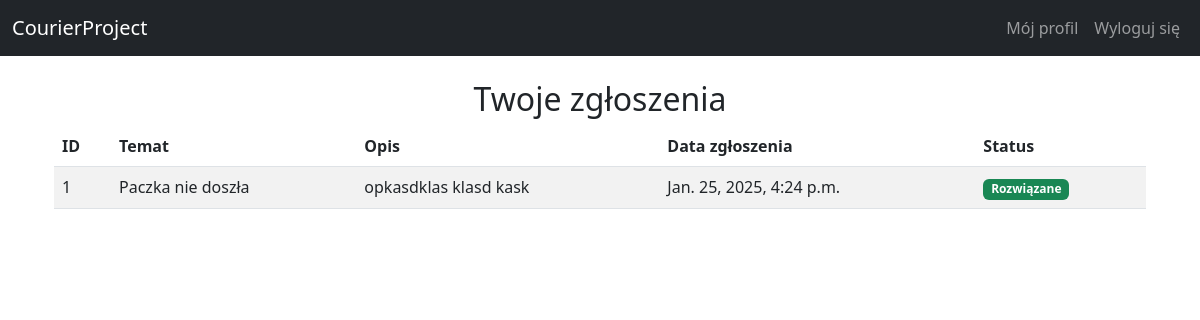
Page /support/list/ (signed in) on the committed database.
### apps/support/models.py (models this page shows, shortened)
class Ticket(models.Model):
    user = models.ForeignKey(settings.AUTH_USER_MODEL, on_delete=models.CASCADE, related_name='tickets')
    subject = models.CharField(max_length=200)
    description = models.TextField()
    created_at = models.DateTimeField(auto_now_add=True)
    is_resolved = models.BooleanField(default=False)

### apps/support/views.py (the view)
# urls.py: path('list/', views.ticket_list_view, name='ticket_list'),
@login_required
def ticket_list_view(request):
    tickets = Ticket.objects.filter(user=request.user).order_by('-created_at')
    return render(request, 'support/ticket_list.html', {'tickets': tickets})

### templates/support/ticket_list.html
{% extends 'base.html' %}
{% block content %}
<div class="container mt-4">
  <h2 class="text-center">Twoje zgłoszenia</h2>
  <table class="table table-striped">
    <thead>
      <tr>
        <th>ID</th>
        <th>Temat</th>
        <th>Opis</th>
        <th>Data zgłoszenia</th>
        <th>Status</th>
      </tr>
    </thead>
    <tbody>
      {% for ticket in tickets %}
        <tr>
          <td>{{ ticket.id }}</td>
          <td>{{ ticket.subject }}</td>
          <td>{{ ticket.description }}</td>
          <td>{{ ticket.created_at }}</td>
          <td>
            {% if ticket.is_resolved %}
              <span class="badge bg-success">Rozwiązane</span>
            {% else %}
              <span class="badge bg-warning">Oczekujące</span>
            {% endif %}
          </td>
        </tr>
      {% empty %}
        <tr>
          <td colspan="5" class="text-center">Brak zgłoszeń do wyświetlenia</td>
        </tr>
      {% endfor %}
    </tbody>
  </table>
</div>
{% endblock %}

### rows in the picture
Ticket: id "1", subject "Paczka nie doszła", description "opkasdklas klasd kask", created_at "Jan. 25, 2025, 4:24 p.m.", is_resolved "Rozwiązane"
